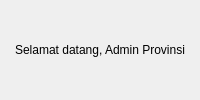
<?xml version="1.0" encoding="UTF-8"?>
<ui version="4.0">
 <class>HomeAdminProvinsi</class>
 <widget class="QMainWindow" name="HomeAdminProvinsi">
  <property name="windowTitle">
   <string>Dashboard Admin Provinsi</string>
  </property>
  <widget class="QWidget" name="centralwidget">
   <layout class="QVBoxLayout" name="verticalLayout">
    <item>
     <widget class="QLabel" name="labelWelcome">
      <property name="text">
       <string>Selamat datang, Admin Provinsi</string>
      </property>
      <property name="alignment">
       <set>Qt::AlignCenter</set>
      </property>
     </widget>
    </item>
   </layout>
  </widget>
 </widget>
 <resources/>
 <connections/>
</ui>
